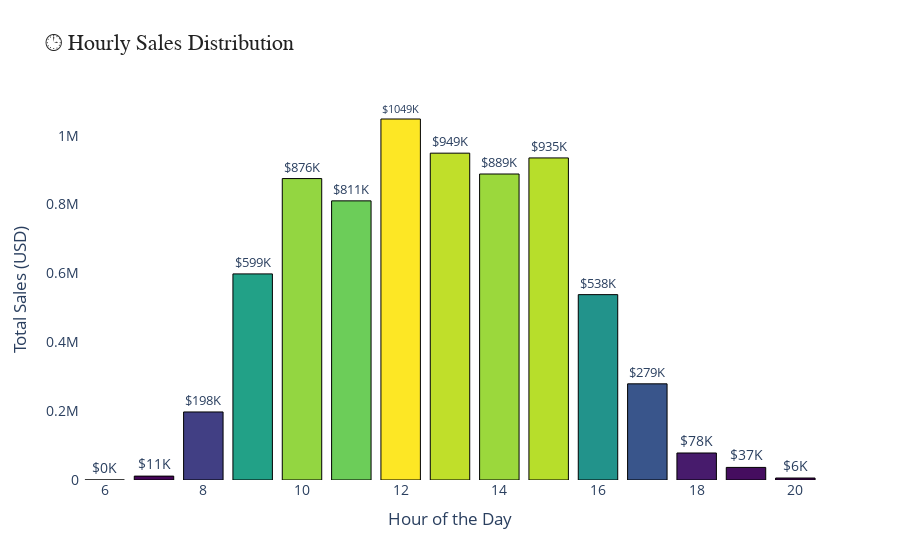

The cell this chart's notebook holds for it:
### Markdown cell above
### Hourly Sales Trend

### Code cell
import plotly.express as px

hourly_sales = (
    df_clean.groupby('Hour')['TotalSales']
    .sum()
    .sort_index()
    .reset_index()
)

fig = px.bar(
    hourly_sales,
    x='Hour',
    y='TotalSales',
    text=hourly_sales['TotalSales'].apply(lambda x: f"${x/1e3:.0f}K"),
    title="🕒 Hourly Sales Distribution",
    color='TotalSales',
    color_continuous_scale='viridis'
)

fig.update_traces(
    textposition='outside',
    marker_line_color='black',
    marker_line_width=1
)
fig.update_layout(
    title_font=dict(size=22, color='#222', family='Arial Black'),
    xaxis_title='Hour of the Day',
    yaxis_title='Total Sales (USD)',
    plot_bgcolor='white',
    font=dict(size=14),
    coloraxis_showscale=False
)
fig.show()

### Figure 1 — Plotly figure (JSON) as saved in the notebook; plotly's stock layout.template omitted (floating-point values rounded to 4 significant figures)
{"data": [{"alignmentgroup": "True", "hovertemplate": "Hour=%{x}<br>TotalSales=%{marker.color}<br>text=%{text}<extra></extra>", "legendgroup": "", "marker": {"color": [4.25, 11300.0, 197600.0, 598600.0, 875500.0, 810700.0, 1049000.0, 949300.0, 888800.0, 935500.0, 538400.0, 279300.0, 78461, 36560.0, 5711.0], "coloraxis": "coloraxis", "line": {"color": "black", "width": 1}, "pattern": {"shape": ""}}, "name": "", "offsetgroup": "", "orientation": "v", "showlegend": false, "text": ["$0K", "$11K", "$198K", "$599K", "$876K", "$811K", "$1049K", "$949K", "$889K", "$935K", "$538K", "$279K", "$78K", "$37K", "$6K"], "textposition": "outside", "type": "bar", "x": [6, 7, 8, 9, 10, 11, 12, 13, 14, 15, 16, 17, 18, 19, 20], "xaxis": "x", "y": [4.25, 11300.0, 197600.0, 598600.0, 875500.0, 810700.0, 1049000.0, 949300.0, 888800.0, 935500.0, 538400.0, 279300.0, 78461, 36560.0, 5711.0], "yaxis": "y"}], "layout": {"autosize": true, "barmode": "relative", "coloraxis": {"colorbar": {"title": {"text": "TotalSales"}}, "colorscale": [[0, "#440154"], [0.1111, "#482878"], [0.2222, "#3e4989"], [0.3333, "#31688e"], [0.4444, "#26828e"], [0.5556, "#1f9e89"], [0.6667, "#35b779"], [0.7778, "#6ece58"], [0.8889, "#b5de2b"], [1, "#fde725"]], "showscale": false}, "font": {"size": 14}, "legend": {"tracegroupgap": 0}, "plot_bgcolor": "white", "title": {"font": {"color": "#222", "family": "Arial Black", "size": 22}, "text": "🕒 Hourly Sales Distribution"}, "xaxis": {"anchor": "y", "autorange": true, "domain": [0, 1], "range": [5.5, 20.5], "title": {"text": "Hour of the Day"}, "type": "linear"}, "yaxis": {"anchor": "x", "autorange": true, "domain": [0, 1], "range": [0, 1104000.0], "title": {"text": "Total Sales (USD)"}, "type": "linear"}}}
